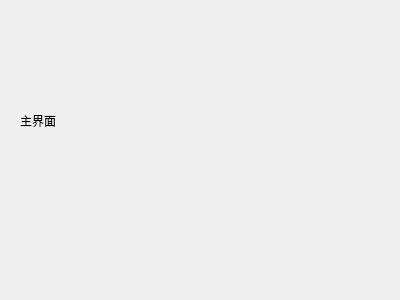
<?xml version="1.0" encoding="UTF-8"?>
<ui version="4.0">
 <class>Form</class>
 <widget class="QWidget" name="Form">
  <property name="geometry">
   <rect>
    <x>0</x>
    <y>0</y>
    <width>400</width>
    <height>300</height>
   </rect>
  </property>
  <property name="windowTitle">
   <string>Form</string>
  </property>
  <widget class="QLabel" name="label">
   <property name="geometry">
    <rect>
     <x>20</x>
     <y>10</y>
     <width>381</width>
     <height>221</height>
    </rect>
   </property>
   <property name="text">
    <string>主界面</string>
   </property>
  </widget>
 </widget>
 <resources/>
 <connections/>
</ui>
